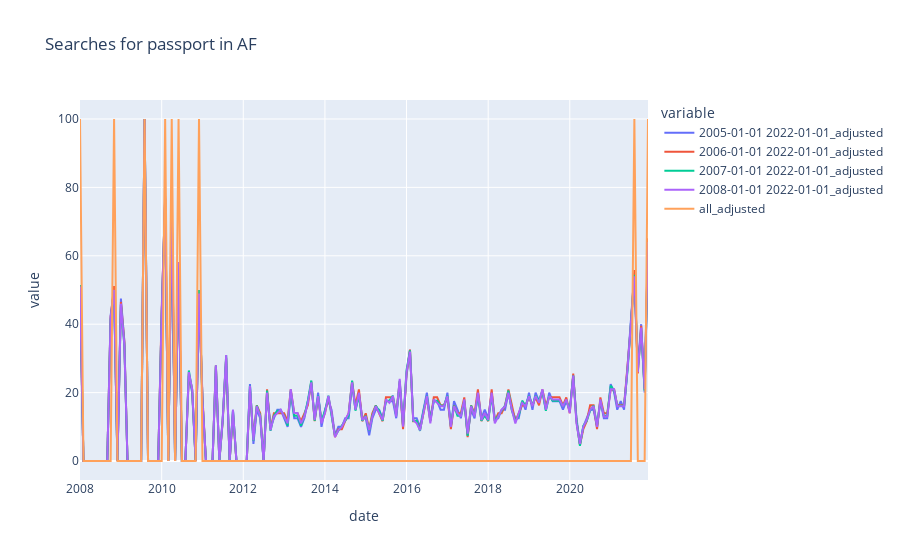
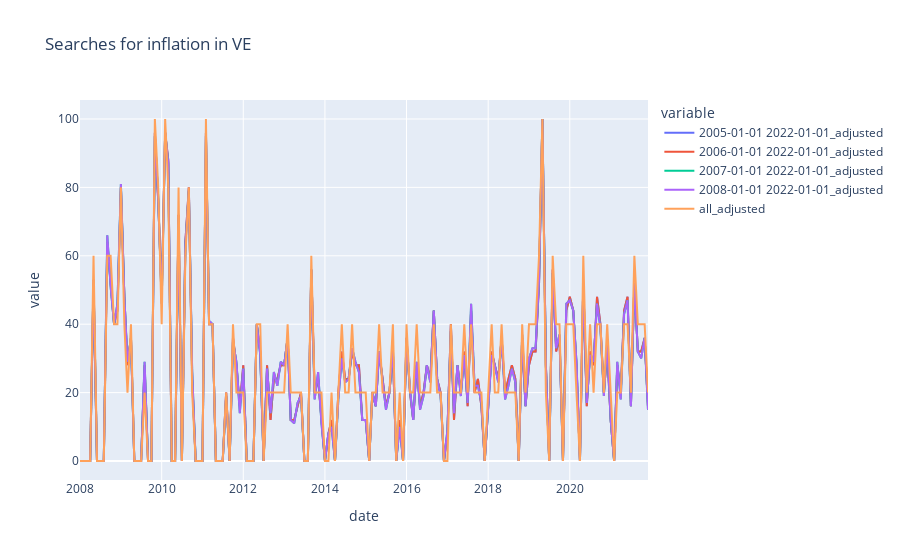

Notebook source saved alongside these figures, in order:
### Code cell
import plotly.express as px
import ipywidgets as widgets
from IPython.display import display, clear_output
from ipywidgets.embed import embed_minimal_html
# Create dropdown widgets for selecting the country and keyword
country_dropdown = widgets.Dropdown(options=countries, description='Country:')
keyword_dropdown = widgets.Dropdown(options=keywords_list, description='Keyword:')

def update_plots(country, keyword):
    # Clear the output area
    clear_output(wait=True)
    
    country_data = adjusted[(adjusted["country"] == country) & (adjusted["keyword"] == keyword)]
    
    fig = px.line(country_data, x="date", y=list_adjusted_cols, title=f"Searches for {keyword} in {country}")
    fig.show()
# Register the update_plots function as the callback for the dropdown widgets
widgets.interact(update_plots, country=country_dropdown, keyword=keyword_dropdown)

### Figure 1 — Plotly figure (JSON) as saved in the notebook; plotly's stock layout.template omitted (floating-point values rounded to 4 significant figures; data arrays with more than 128 entries replaced by an {"elided": "..."} marker saying what was removed)
{"data": [{"hovertemplate": "variable=2005-01-01 2022-01-01_adjusted<br>date=%{x}<br>value=%{y}<extra></extra>", "legendgroup": "2005-01-01 2022-01-01_adjusted", "line": {"color": "#636efa", "dash": "solid"}, "marker": {"symbol": "circle"}, "mode": "lines", "name": "2005-01-01 2022-01-01_adjusted", "orientation": "v", "showlegend": true, "type": "scatter", "x": {"elided": "168 str values"}, "xaxis": "x", "y": {"elided": "168 float values"}, "yaxis": "y"}, {"hovertemplate": "variable=2006-01-01 2022-01-01_adjusted<br>date=%{x}<br>value=%{y}<extra></extra>", "legendgroup": "2006-01-01 2022-01-01_adjusted", "line": {"color": "#EF553B", "dash": "solid"}, "marker": {"symbol": "circle"}, "mode": "lines", "name": "2006-01-01 2022-01-01_adjusted", "orientation": "v", "showlegend": true, "type": "scatter", "x": {"elided": "168 str values"}, "xaxis": "x", "y": {"elided": "168 float values"}, "yaxis": "y"}, {"hovertemplate": "variable=2007-01-01 2022-01-01_adjusted<br>date=%{x}<br>value=%{y}<extra></extra>", "legendgroup": "2007-01-01 2022-01-01_adjusted", "line": {"color": "#00cc96", "dash": "solid"}, "marker": {"symbol": "circle"}, "mode": "lines", "name": "2007-01-01 2022-01-01_adjusted", "orientation": "v", "showlegend": true, "type": "scatter", "x": {"elided": "168 str values"}, "xaxis": "x", "y": {"elided": "168 float values"}, "yaxis": "y"}, {"hovertemplate": "variable=2008-01-01 2022-01-01_adjusted<br>date=%{x}<br>value=%{y}<extra></extra>", "legendgroup": "2008-01-01 2022-01-01_adjusted", "line": {"color": "#ab63fa", "dash": "solid"}, "marker": {"symbol": "circle"}, "mode": "lines", "name": "2008-01-01 2022-01-01_adjusted", "orientation": "v", "showlegend": true, "type": "scatter", "x": {"elided": "168 str values"}, "xaxis": "x", "y": {"elided": "168 int values"}, "yaxis": "y"}, {"hovertemplate": "variable=all_adjusted<br>date=%{x}<br>value=%{y}<extra></extra>", "legendgroup": "all_adjusted", "line": {"color": "#FFA15A", "dash": "solid"}, "marker": {"symbol": "circle"}, "mode": "lines", "name": "all_adjusted", "orientation": "v", "showlegend": true, "type": "scatter", "x": {"elided": "168 str values"}, "xaxis": "x", "y": {"elided": "168 int values"}, "yaxis": "y"}], "layout": {"legend": {"title": {"text": "variable"}, "tracegroupgap": 0}, "title": {"text": "Searches for passport in AF"}, "xaxis": {"anchor": "y", "domain": [0, 1], "title": {"text": "date"}}, "yaxis": {"anchor": "x", "domain": [0, 1], "title": {"text": "value"}}}}

### Figure 2 — Plotly figure (JSON) as saved in the notebook; plotly's stock layout.template omitted (floating-point values rounded to 4 significant figures; data arrays with more than 128 entries replaced by an {"elided": "..."} marker saying what was removed)
{"data": [{"hovertemplate": "variable=2005-01-01 2022-01-01_adjusted<br>date=%{x}<br>value=%{y}<extra></extra>", "legendgroup": "2005-01-01 2022-01-01_adjusted", "line": {"color": "#636efa", "dash": "solid"}, "marker": {"symbol": "circle"}, "mode": "lines", "name": "2005-01-01 2022-01-01_adjusted", "orientation": "v", "showlegend": true, "type": "scatter", "x": {"elided": "168 str values"}, "xaxis": "x", "y": {"elided": "168 int values"}, "yaxis": "y"}, {"hovertemplate": "variable=2006-01-01 2022-01-01_adjusted<br>date=%{x}<br>value=%{y}<extra></extra>", "legendgroup": "2006-01-01 2022-01-01_adjusted", "line": {"color": "#EF553B", "dash": "solid"}, "marker": {"symbol": "circle"}, "mode": "lines", "name": "2006-01-01 2022-01-01_adjusted", "orientation": "v", "showlegend": true, "type": "scatter", "x": {"elided": "168 str values"}, "xaxis": "x", "y": {"elided": "168 int values"}, "yaxis": "y"}, {"hovertemplate": "variable=2007-01-01 2022-01-01_adjusted<br>date=%{x}<br>value=%{y}<extra></extra>", "legendgroup": "2007-01-01 2022-01-01_adjusted", "line": {"color": "#00cc96", "dash": "solid"}, "marker": {"symbol": "circle"}, "mode": "lines", "name": "2007-01-01 2022-01-01_adjusted", "orientation": "v", "showlegend": true, "type": "scatter", "x": {"elided": "168 str values"}, "xaxis": "x", "y": {"elided": "168 int values"}, "yaxis": "y"}, {"hovertemplate": "variable=2008-01-01 2022-01-01_adjusted<br>date=%{x}<br>value=%{y}<extra></extra>", "legendgroup": "2008-01-01 2022-01-01_adjusted", "line": {"color": "#ab63fa", "dash": "solid"}, "marker": {"symbol": "circle"}, "mode": "lines", "name": "2008-01-01 2022-01-01_adjusted", "orientation": "v", "showlegend": true, "type": "scatter", "x": {"elided": "168 str values"}, "xaxis": "x", "y": {"elided": "168 int values"}, "yaxis": "y"}, {"hovertemplate": "variable=all_adjusted<br>date=%{x}<br>value=%{y}<extra></extra>", "legendgroup": "all_adjusted", "line": {"color": "#FFA15A", "dash": "solid"}, "marker": {"symbol": "circle"}, "mode": "lines", "name": "all_adjusted", "orientation": "v", "showlegend": true, "type": "scatter", "x": {"elided": "168 str values"}, "xaxis": "x", "y": {"elided": "168 int values"}, "yaxis": "y"}], "layout": {"legend": {"title": {"text": "variable"}, "tracegroupgap": 0}, "title": {"text": "Searches for inflation in VE"}, "xaxis": {"anchor": "y", "domain": [0, 1], "title": {"text": "date"}}, "yaxis": {"anchor": "x", "domain": [0, 1], "title": {"text": "value"}}}}
